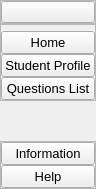
     <widget class="QWidget" name="leftMenuContainer" native="true">
      <property name="sizePolicy">
       <sizepolicy hsizetype="Preferred" vsizetype="Preferred">
        <horstretch>0</horstretch>
        <verstretch>0</verstretch>
       </sizepolicy>
      </property>
      <property name="minimumSize">
       <size>
        <width>0</width>
        <height>0</height>
       </size>
      </property>
      <property name="maximumSize">
       <size>
        <width>45</width>
        <height>16777215</height>
       </size>
      </property>
      <layout class="QVBoxLayout" name="verticalLayout_6">
       <property name="spacing">
        <number>0</number>
       </property>
       <property name="leftMargin">
        <number>0</number>
       </property>
       <property name="topMargin">
        <number>0</number>
       </property>
       <property name="rightMargin">
        <number>0</number>
       </property>
       <property name="bottomMargin">
        <number>0</number>
       </property>
       <item>
        <widget class="QWidget" name="leftMenuSubContainer" native="true">
         <layout class="QVBoxLayout" name="verticalLayout_7">
          <property name="spacing">
           <number>0</number>
          </property>
          <property name="leftMargin">
           <number>0</number>
          </property>
          <property name="topMargin">
           <number>0</number>
          </property>
          <property name="rightMargin">
           <number>0</number>
          </property>
          <property name="bottomMargin">
           <number>0</number>
          </property>
          <item alignment="Qt::AlignTop">
           <widget class="QFrame" name="frame">
            <property name="sizePolicy">
             <sizepolicy hsizetype="Preferred" vsizetype="Expanding">
              <horstretch>0</horstretch>
              <verstretch>0</verstretch>
             </sizepolicy>
            </property>
            <property name="styleSheet">
             <string notr="true"/>
            </property>
            <property name="frameShape">
             <enum>QFrame::StyledPanel</enum>
            </property>
            <property name="frameShadow">
             <enum>QFrame::Raised</enum>
            </property>
            <layout class="QVBoxLayout" name="verticalLayout_8">
             <property name="spacing">
              <number>0</number>
             </property>
             <property name="leftMargin">
              <number>0</number>
             </property>
             <property name="topMargin">
              <number>0</number>
             </property>
             <property name="rightMargin">
              <number>0</number>
             </property>
             <property name="bottomMargin">
              <number>0</number>
             </property>
             <item>
              <widget class="QPushButton" name="menu_pushButton">
               <property name="toolTip">
                <string>Menu</string>
               </property>
               <property name="styleSheet">
                <string notr="true">QPushButton#menu_pushButton:hover{
	background-color: rgb(145, 173, 179);
}

QPushButton#mnue_pushButton:pressed{
	background-color: rgb(78, 93, 100);
}</string>
               </property>
               <property name="text">
                <string/>
               </property>
               <property name="icon">
                <iconset resource="res.qrc">
                 <normaloff>:/icons/icons/align-justify.svg</normaloff>:/icons/icons/align-justify.svg</iconset>
               </property>
               <property name="iconSize">
                <size>
                 <width>30</width>
                 <height>30</height>
                </size>
               </property>
              </widget>
             </item>
            </layout>
           </widget>
          </item>
          <item alignment="Qt::AlignTop">
           <widget class="QFrame" name="frame_2">
            <property name="sizePolicy">
             <sizepolicy hsizetype="Preferred" vsizetype="Expanding">
              <horstretch>0</horstretch>
              <verstretch>0</verstretch>
             </sizepolicy>
            </property>
            <property name="styleSheet">
             <string notr="true"/>
            </property>
            <property name="frameShape">
             <enum>QFrame::StyledPanel</enum>
            </property>
            <property name="frameShadow">
             <enum>QFrame::Raised</enum>
            </property>
            <layout class="QVBoxLayout" name="verticalLayout_9">
             <property name="spacing">
              <number>0</number>
             </property>
             <property name="leftMargin">
              <number>0</number>
             </property>
             <property name="topMargin">
              <number>6</number>
             </property>
             <property name="rightMargin">
              <number>0</number>
             </property>
             <property name="bottomMargin">
              <number>0</number>
             </property>
             <item>
              <widget class="QPushButton" name="home_pushButton">
               <property name="font">
                <font>
                 <pointsize>10</pointsize>
                </font>
               </property>
               <property name="toolTip">
                <string>Home</string>
               </property>
               <property name="styleSheet">
                <string notr="true">QPushButton#home_pushButton:hover{
	background-color: rgb(145, 173, 179);
}

QPushButton#home_pushButton:pressed{
	background-color: rgb(78, 93, 100);
}</string>
               </property>
               <property name="text">
                <string>Home</string>
               </property>
               <property name="icon">
                <iconset resource="res.qrc">
                 <normaloff>:/icons/icons/home.svg</normaloff>:/icons/icons/home.svg</iconset>
               </property>
               <property name="iconSize">
                <size>
                 <width>30</width>
                 <height>30</height>
                </size>
               </property>
              </widget>
             </item>
             <item>
              <widget class="QPushButton" name="dataAnalysis_pushButton">
               <property name="font">
                <font>
                 <pointsize>10</pointsize>
                </font>
               </property>
               <property name="toolTip">
                <string>Student Profile</string>
               </property>
               <property name="styleSheet">
                <string notr="true">QPushButton#dataAnalysis_pushButton:hover{
	background-color: rgb(145, 173, 179);
}

QPushButton#dataAnalysis_pushButton:pressed{
	background-color: rgb(78, 93, 100);
}</string>
               </property>
               <property name="text">
                <string>Student Profile</string>
               </property>
               <property name="icon">
                <iconset resource="res.qrc">
                 <normaloff>:/icons/icons/users.svg</normaloff>:/icons/icons/users.svg</iconset>
               </property>
               <property name="iconSize">
                <size>
                 <width>30</width>
                 <height>30</height>
                </size>
               </property>
              </widget>
             </item>
             <item>
              <widget class="QPushButton" name="reports_pushButton">
               <property name="font">
                <font>
                 <pointsize>10</pointsize>
                </font>
               </property>
               <property name="toolTip">
                <string>Questions List</string>
               </property>
               <property name="styleSheet">
                <string notr="true">QPushButton#reports_pushButton:hover{
	background-color: rgb(145, 173, 179);
}

QPushButton#reports_pushButton:pressed{
	background-color: rgb(78, 93, 100);
}</string>
               </property>
               <property name="text">
                <string>Questions List</string>
               </property>
               <property name="icon">
                <iconset resource="res.qrc">
                 <normaloff>:/icons/icons/award.svg</normaloff>:/icons/icons/award.svg</iconset>
               </property>
               <property name="iconSize">
                <size>
                 <width>30</width>
                 <height>30</height>
                </size>
               </property>
              </widget>
             </item>
            </layout>
           </widget>
          </item>
          <item>
           <spacer name="verticalSpacer">
            <property name="orientation">
             <enum>Qt::Vertical</enum>
            </property>
            <property name="sizeHint" stdset="0">
             <size>
              <width>20</width>
              <height>40</height>
             </size>
            </property>
           </spacer>
          </item>
          <item alignment="Qt::AlignBottom">
           <widget class="QFrame" name="frame_3">
            <property name="sizePolicy">
             <sizepolicy hsizetype="Preferred" vsizetype="Preferred">
              <horstretch>0</horstretch>
              <verstretch>0</verstretch>
             </sizepolicy>
            </property>
            <property name="styleSheet">
             <string notr="true"/>
            </property>
            <property name="frameShape">
             <enum>QFrame::StyledPanel</enum>
            </property>
            <property name="frameShadow">
             <enum>QFrame::Raised</enum>
            </property>
            <layout class="QVBoxLayout" name="verticalLayout_10">
             <property name="spacing">
              <number>0</number>
             </property>
             <property name="leftMargin">
              <number>0</number>
             </property>
             <property name="topMargin">
              <number>0</number>
             </property>
             <property name="rightMargin">
              <number>0</number>
             </property>
             <property name="bottomMargin">
              <number>0</number>
             </property>
             <item>
              <widget class="QPushButton" name="information_pushButton">
               <property name="font">
                <font>
                 <pointsize>10</pointsize>
                </font>
               </property>
               <property name="toolTip">
                <string>Information about the app</string>
               </property>
               <property name="styleSheet">
                <string notr="true">QPushButton#information_pushButton:hover{
	background-color: rgb(145, 173, 179);
}

QPushButton#information_pushButton:pressed{
	background-color: rgb(78, 93, 100);
}</string>
               </property>
               <property name="text">
                <string>Information</string>
               </property>
               <property name="icon">
                <iconset resource="res.qrc">
                 <normaloff>:/icons/icons/info.svg</normaloff>:/icons/icons/info.svg</iconset>
               </property>
               <property name="iconSize">
                <size>
                 <width>30</width>
                 <height>30</height>
                </size>
               </property>
              </widget>
             </item>
             <item>
              <widget class="QPushButton" name="help_pushButton">
               <property name="font">
                <font>
                 <pointsize>10</pointsize>
                </font>
               </property>
               <property name="toolTip">
                <string>Get more help</string>
               </property>
               <property name="styleSheet">
                <string notr="true">QPushButton#help_pushButton:hover{
	background-color: rgb(145, 173, 179);
}

QPushButton#help_pushButton:pressed{
	background-color: rgb(78, 93, 100);
}</string>
               </property>
               <property name="text">
                <string>Help</string>
               </property>
               <property name="icon">
                <iconset resource="res.qrc">
                 <normaloff>:/icons/icons/help-circle.svg</normaloff>:/icons/icons/help-circle.svg</iconset>
               </property>
               <property name="iconSize">
                <size>
                 <width>30</width>
                 <height>30</height>
                </size>
               </property>
              </widget>
             </item>
            </layout>
           </widget>
          </item>
         </layout>
        </widget>
       </item>
      </layout>
     </widget>
